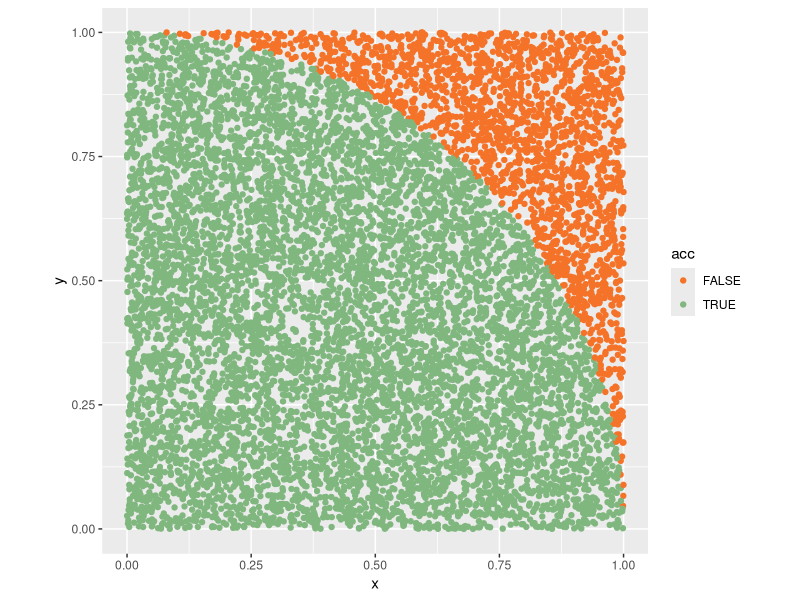

Generate this figure with R:
library(tidyverse)

# Estimasi Nilai Phi ------------------------------------------------------
n <- 10000
x <- runif(n, min = 0, max = 1)
y <- runif(n, min = 0, max = 1)

acc <- y <= sqrt(1 - x^2)
acc

est_phi <- 4 * sum(acc) / n
est_phi

# z <- x^2 + y^2
# acc <- n - sum(floor(z))

data.frame(x, y, acc) %>% 
  ggplot(aes(x = x, y = y, col = acc)) +
  geom_point() +
  scale_color_manual(values = c('#F57328', '#7FB77E')) +
  coord_equal()



# Improved Monte Carlo Integration ----------------------------------------
a <- 0
b <- 1
fx <- function(x) x^2 + x

n <- 1000000
x <- runif(n, min = a, max = b)
y <- fx(x)

# hasil integral
(b - a) * mean(y)


# Integral lebih kompleks -------------------------------------------------
n <- 10^6
a1 <- 0
b1 <- pi
a2 <- 0
b2 <- 2*pi
a3 <- 10
b3 <- 11

func <- function(x, y, z){
  9 * z^2 * sin(x)^3 / (2 * pi)
}

x <- runif(n, a1, b1)
y <- runif(n, a2, b2)
z <- runif(n, a3, b3)

fs <- func(x, y, z)

(b3 - a3) * (b2 - a2) * (b1 - a1) * mean(fs)



# Markov Chain ------------------------------------------------------------
# initial probability distribution 
# transition probability kernel

# probabilitas bahwa suatu proses di state space si bergerak 
# ke keadaan sj dalam satu langkah